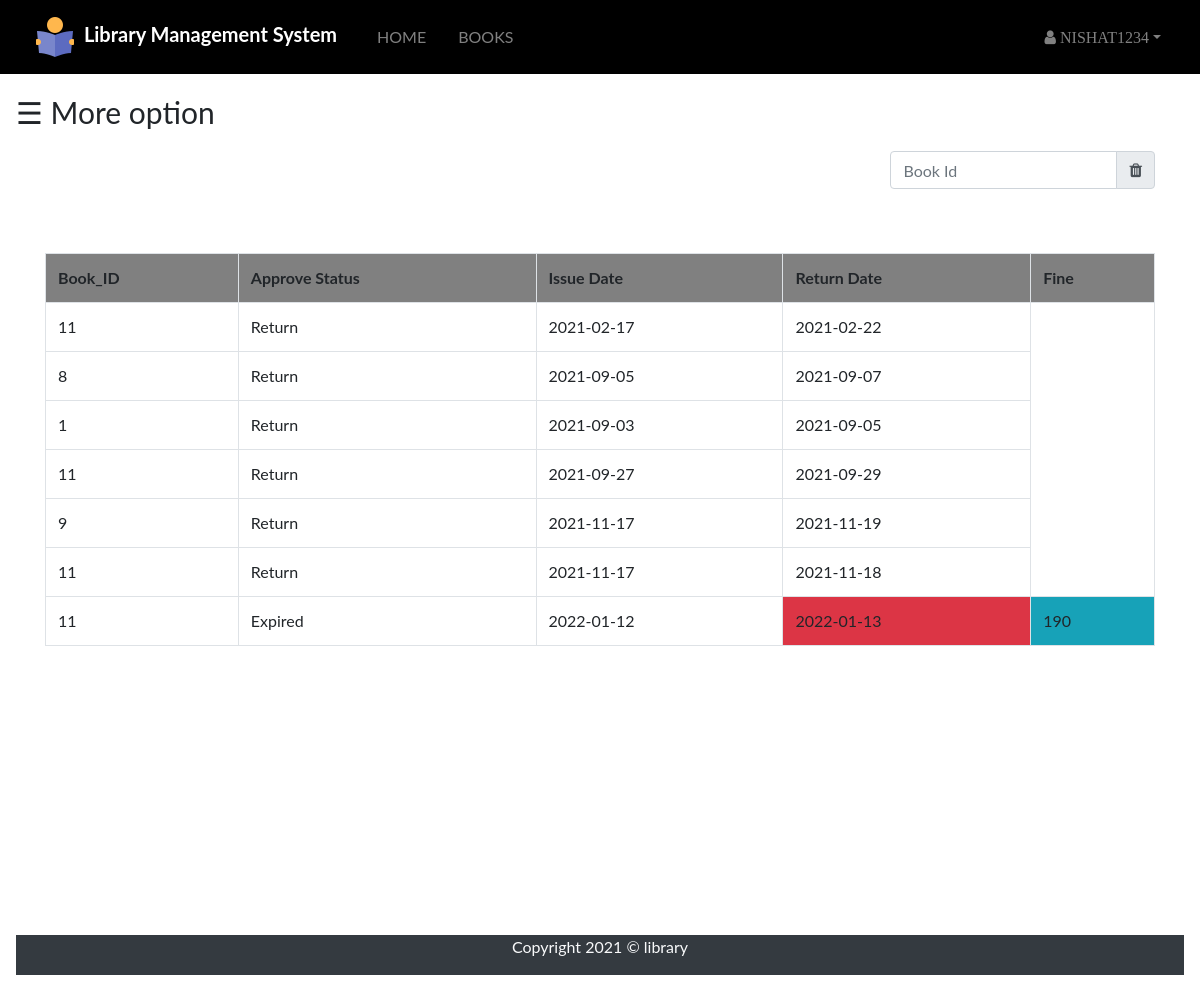
The page /student/book_request.php (signed in) on the database its author committed.
### tables this page shows
CREATE TABLE `issue_book` (
  `username` varchar(255) NOT NULL,
  `b_id` int(100) NOT NULL,
  `approve` varchar(100) NOT NULL,
  `issue` date NOT NULL DEFAULT current_timestamp(),
  `returnbook` date NOT NULL
);

### src/student/book_request.php (the view, shortened to what this page needs)
<?php
include "navbar.php";
include "link.php";
 ?>
 <!DOCTYPE html>
 <html lang="en" dir="ltr">
   <head>
   </head>
   <body>
       <div id="main">
       <span style="font-size:30px;cursor:pointer" onclick="openNav()">&#9776; More option</span>
       <div class="container" style="min-height: 800px;">
         <div class="searchbook form-inline ml-auto">
           <form class="ml-auto py-3 " action="" method="post">
             <div class="input-group">
               <input type="text" name="search" placeholder="Book Id" class="form-control" value="">
               <div class="input-group-append">
                 <button type="submit" name="delete_btn" class="input-group-text"><span class="fa fa-trash"></span>
                 </button>
               </div>
             </div>
           </form>
         </div>
       <?php
       if(isset($_SESSION['login_user']))
       {
         $sql="select * from issue_book where username='$_SESSION[login_user]';";
         $query=mysqli_query($dblink,$sql);
         if(mysqli_num_rows($query)==0)
         {
           echo "<h2 class='display-5 py-5'>";
           echo "Sorry...! There is no pending book request";
           echo "</h2>";
         }
         else{
         echo "<table class='table table-bordered table-hover mt-5'>";
           echo "<tr style='background-color:gray;'>";
           echo "<th>"; echo "Book_ID"; echo "</th>";
           echo "<th>"; echo "Approve Status"; echo "</th>";
           echo "<th>"; echo "Issue Date"; echo "</th>";
           echo "<th>"; echo "Return Date"; echo "</th>";
           echo "<th>"; echo "Fine"; echo "</th>";
           echo "</tr>";
           while($row=mysqli_fetch_assoc($query))
           {
             $y=$row['returnbook'];
             echo "<tr>";
             echo "<form action='book_request.php' method='GET'>";
             echo "<td>";echo $row['b_id']; echo "</td>";
             echo "<td>";echo $row['approve']; echo "</td>";
             echo "<td>";echo $row['issue']; echo "</td>";
             $day=date("Y-m-d");
             if(($day>$row['returnbook'])&& $row['approve']=='Expired'){
               echo "<td class='bg-danger'>";echo $row['returnbook']; echo "</td>";
               ?>
               <td class="bg-info"> <input type="hidden" name="fine" value=""  />
                 <?php
                 if($day>$y)
                {
                  $return=strtotime($y);
                   $day=date("Y-m-d");
                   $today=strtotime($day);
                   $difference=$today-$return;
                   if($difference>0)
                   {
                    $days=floor($difference/(60*60*24));
                   $x=$days*5;
                   echo $x;}
                }
                else{
                  echo "No Fine";
                } ?></td>
                <?php
             }
             else{
               echo "<td>";echo $row['returnbook']; echo "</td>";
             }
             echo "</tr>";
           }
           echo "</table>";
         }
       }
else{
}
       ?>
</div>
<footer class="bg-dark text-light text-center">
  <div class="container">
    <div class="row">
      <div class="col">
        <p>Copyright 2021 &copy; library</p>
      </div>
    </div>
  </div>
</footer>
   </body>
 </html>

### src/student/book_request.php (style rules this page uses)
body { font-family: "Lato", sans-serif; }
#main { transition: margin-left .5s; padding: 16px; }

### rows shown on the page
issue_book: b "11", approve "Return", issue "2021-02-17", returnbook "2021-02-22"
issue_book: b "8", approve "Return", issue "2021-09-05", returnbook "2021-09-07"
issue_book: b "1", approve "Return", issue "2021-09-03", returnbook "2021-09-05"
issue_book: b "11", approve "Return", issue "2021-09-27", returnbook "2021-09-29"
issue_book: b "9", approve "Return", issue "2021-11-17", returnbook "2021-11-19"
issue_book: b "11", approve "Return", issue "2021-11-17", returnbook "2021-11-18"
issue_book: b "11", approve "Expired", issue "2022-01-12", returnbook "2022-01-13", returnbook "190"

### other values the page prints
$_SESSION['login_user'] "NISHAT1234"
